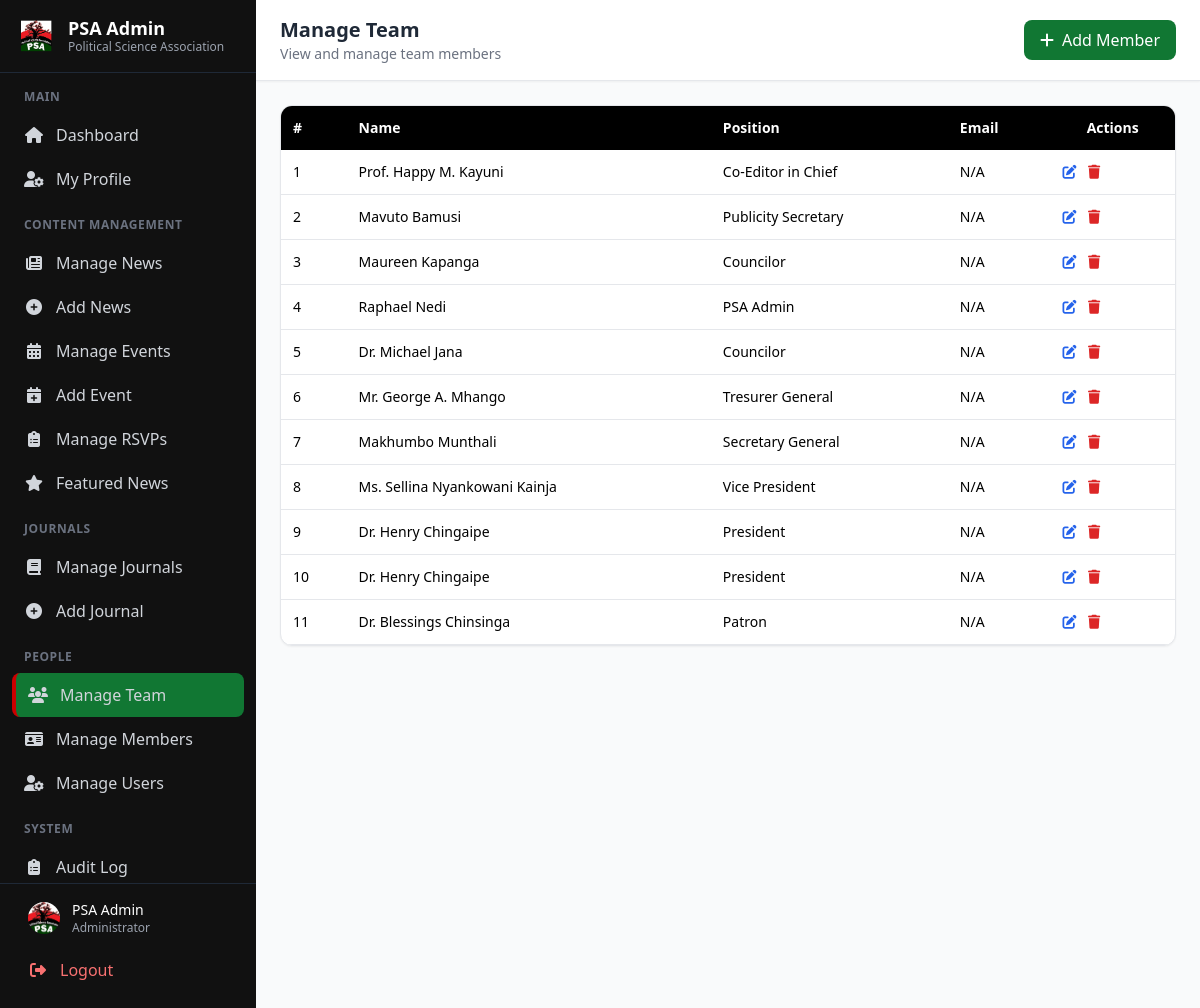
Page /admin/manage_team.php (signed in) on the committed database.
### tables this page shows
CREATE TABLE `team_members` (
  `id` int NOT NULL,
  `name` varchar(100) DEFAULT NULL,
  `position` varchar(100) DEFAULT NULL,
  `category` varchar(100) NOT NULL,
  `image` varchar(255) NOT NULL,
  `facebook` varchar(255) NOT NULL,
  `twitter` varchar(255) NOT NULL,
  `linkedin` varchar(255) NOT NULL,
  `google` varchar(255) NOT NULL,
  `bio` text,
  `photo` varchar(255) DEFAULT NULL,
  `created_at` timestamp NULL DEFAULT CURRENT_TIMESTAMP,
  `status` enum('active','inactive') DEFAULT 'active',
  `ordering` int DEFAULT '0'
);

### admin/manage_team.php (the view, shortened to what this page needs)
<?php
include '../includes/db.php';
$team = $conn->query("SELECT * FROM team_members ORDER BY id DESC");
include 'includes/admin_header.php';
include 'includes/admin_sidebar.php';
?>
<main class="flex-1 ml-0 md:ml-64 min-h-screen">
    <header class="bg-white shadow-sm border-b border-gray-200 sticky top-0 z-40">
        <div class="flex items-center justify-between px-6 py-4">
            <div class="flex items-center gap-4">
                <div>
                    <h1 class="text-xl font-bold text-gray-800">Manage Team</h1>
                    <p class="text-sm text-gray-500">View and manage team members</p>
                </div>
            </div>
            <div class="flex items-center gap-4">
                <a href="add_team_member.php" class="bg-psaGreen hover:bg-green-800 text-white px-4 py-2 rounded-lg transition flex items-center gap-2">
                    <i class="fas fa-plus"></i> Add Member
                </a>
            </div>
        </div>
    </header>
    <div class="p-6">
        <div class="bg-white rounded-xl shadow-sm border border-gray-200 overflow-hidden">
            <div class="overflow-x-auto">
                <table class="w-full text-sm">
                    <thead class="bg-psaBlack text-white">
                        <tr>
                            <th class="p-3 text-left">#</th>
                            <th class="p-3 text-left">Name</th>
                            <th class="p-3 text-left">Position</th>
                            <th class="p-3 text-left">Email</th>
                            <th class="p-3 text-center">Actions</th>
                        </tr>
                    </thead>
                    <tbody>
                        <?php
                        $i = 1;
                        while ($row = $team->fetch_assoc()):
                        ?>
                        <tr class="border-b hover:bg-gray-50 transition">
                            <td class="p-3"><?= $i++ ?></td>
                            <td class="p-3 font-medium"><?= htmlspecialchars($row['name']) ?></td>
                            <td class="p-3"><?= htmlspecialchars($row['position'] ?? 'N/A') ?></td>
                            <td class="p-3"><?= htmlspecialchars($row['email'] ?? 'N/A') ?></td>
                            <td class="p-3 space-x-2">
                                <a href="edit_team_member.php?id=<?= $row['id'] ?>" class="text-blue-600 hover:underline" title="Edit">
                                    <i class="fas fa-edit"></i>
                                </a>
                                <a href="delete_team_member.php?id=<?= $row['id'] ?>" onclick="return confirm('Delete this team member?')" class="text-red-600 hover:underline" title="Delete">
                                    <i class="fas fa-trash"></i>
                                </a>
                            </td>
                        </tr>
                        <?php endwhile; ?>
                    </tbody>
                </table>
            </div>
        </div>
    </div>
</main>
<?php include 'includes/admin_footer.php'; ?>

### admin/includes/admin_header.php (style rules this page uses)
body, main, header, .stat-card, .bg-white { transition: background-color 0.3s ease, color 0.3s ease, border-color 0.3s ease; }

### rows in the picture
team_members: name "Prof. Happy M. Kayuni", position "Co-Editor in Chief", email "N/A"
team_members: name "Mavuto Bamusi", position "Publicity Secretary", email "N/A"
team_members: name "Maureen Kapanga", position "Councilor", email "N/A"
team_members: name "Raphael Nedi", position "PSA Admin", email "N/A"
team_members: name "Dr. Michael Jana", position "Councilor", email "N/A"
team_members: name "Mr. George A. Mhango", position "Tresurer General", email "N/A"
team_members: name "Makhumbo Munthali", position "Secretary General", email "N/A"
team_members: name "Ms. Sellina Nyankowani Kainja", position "Vice President", email "N/A"
team_members: name "Dr. Henry Chingaipe", position "President", email "N/A"
team_members: name "Dr. Henry Chingaipe", position "President", email "N/A"
team_members: name "Dr. Blessings Chinsinga", position "Patron", email "N/A"

### other values in the picture
$_SESSION['admin'] "PSA Admin"
